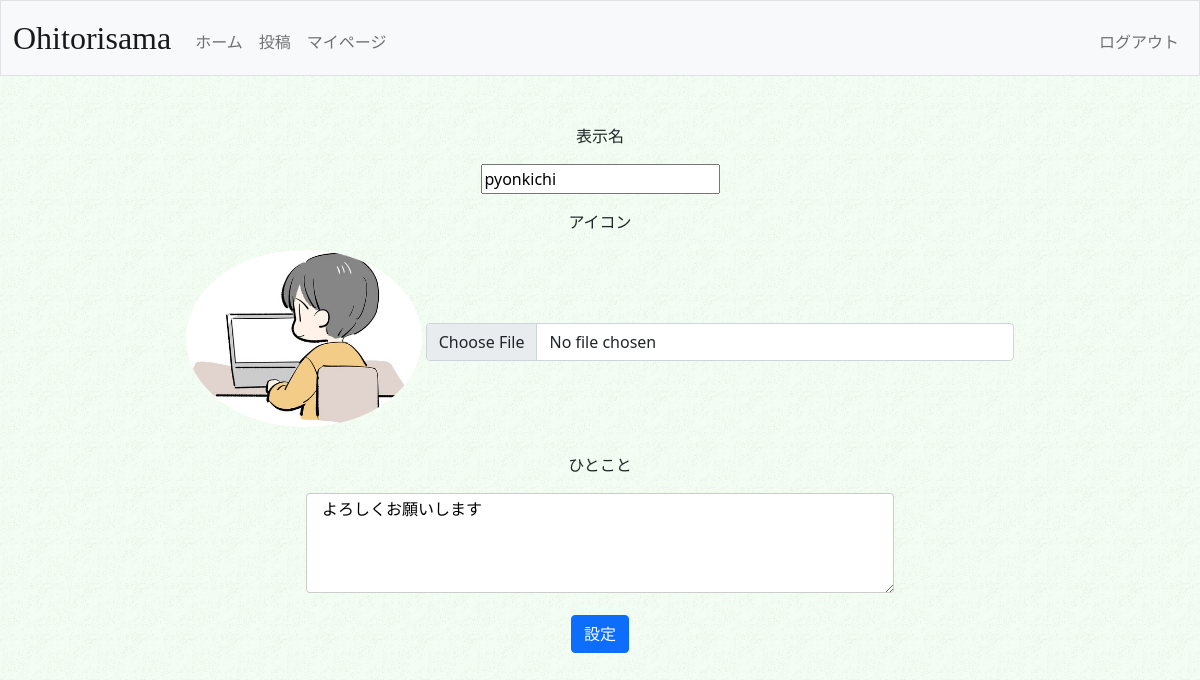
Screenshot of /set (signed in) with the database file from the repository.
### tables this page shows
CREATE TABLE 'users'(
'id' INTEGER PRIMARY KEY DEFAULT 0,
'username' TEXT NOT NULL,
'hash' TEXT NOT NULL,
'display_name' TEXT DEFAULT 'unknown',
'icon' TEXT,
'comment' TEXT DEFAULT 'よろしくお願いします',
'created_at' TIMESTAMP DEFAULT(datetime('now','localtime'))
);

### app.py (the view)
@app.route("/set", methods=["GET", "POST"])
def set():
    if request.method == "POST":
        userid = session["user_id"]
        nickname = request.form.get("nickname")
        comment = request.form.get("comment")
        con = sqlite3.connect("./ohitori.db")
        db = con.cursor()
        users = db.execute("SELECT icon FROM users WHERE id = ?",(userid,)).fetchone()
        if users[0] == None:
            filepath=None
        else:
            filepath=db.execute("SELECT icon FROM users WHERE id = ?",(userid,)).fetchall()[0][0]
        img = request.files['imgfile']
        if img:
            filepath = datetime.now().strftime("%Y%m%d_%H%M%S_") \
            + werkzeug.utils.secure_filename(img.filename)
            img.save(os.path.join(app.config['UPLOAD_FOLDER'] + '/iconimg', filepath))
        db.execute("UPDATE users SET display_name=?, icon=?, comment=? WHERE id=?",(nickname,filepath,comment,userid,))
        con.commit()
        con.close()
        return redirect("/mypage")
    else:
        userid = session["user_id"]
        con = sqlite3.connect("./ohitori.db")
        db = con.cursor()
        users = db.execute("SELECT display_name,icon,comment FROM users WHERE id = (?)", (userid,)).fetchall()
        return render_template("set.html",users=users)

### app.py (called while the page is built)
@app.after_request
def after_request(response):
    response.headers["Cache-Control"] = "no-cache, no-store, must-revalidate"
    response.headers["Expires"] = 0
    response.headers["Pragma"] = "no-cache"
    return response

### templates/set.html (shortened to what this page needs)
{% extends "layout.html" %}
{% block main %}
    <form action="/set" method="post" enctype="multipart/form-data">
        {% for user in users %}
            <div class="mb-3">
                <p>表示名</p>
                <input name="nickname" type="text" value="{{ user[0] }}">
            </div>
            <p>アイコン</p>
            <div class="mb-3">
                {% if user[1] != None %}
                    <img src="../upload/iconimg/{{ user[1] }}" width="20%" class="icon">
                    {% else %}
                    <img src="../upload/iconimg/icon-default.png" width="20%" class="icon">
                {% endif %}
                <input class="form-control" type="file" name="imgfile" accept=".jpg,.gif,.png,image/gif,image/jpeg,image/png" style="width:50%; display:revert">
            </div>
            <div class="mb-3">
                <p>ひとこと</p>
                <textarea name="comment" type="text" class="comment" >{{ user[2] }}</textarea>
            </div>
        {% endfor %}
        <button class="btn btn-primary" type="submit">設定</button>
    </form>
{% endblock %}

### upload/styles.css (style rules this page uses)
body { background: url("./background.gif") }
p { white-space: pre-wrap; }
.icon { width: 20%; height: 20%; border-radius: 50%; background-position: center center; margin-bottom: 10px; }
.comment { height: 100px; width: 50%; padding: 4px 16px; border-radius: 4px; border: none; box-shadow: 0 0 0 1px #ccc inset; appearance: none; -webkit-appearance: none; -moz-appearance: none; resize: vertical; }

### rows the page displays
users: nickname "pyonkichi", icon (picture), comment "よろしくお願いします"
